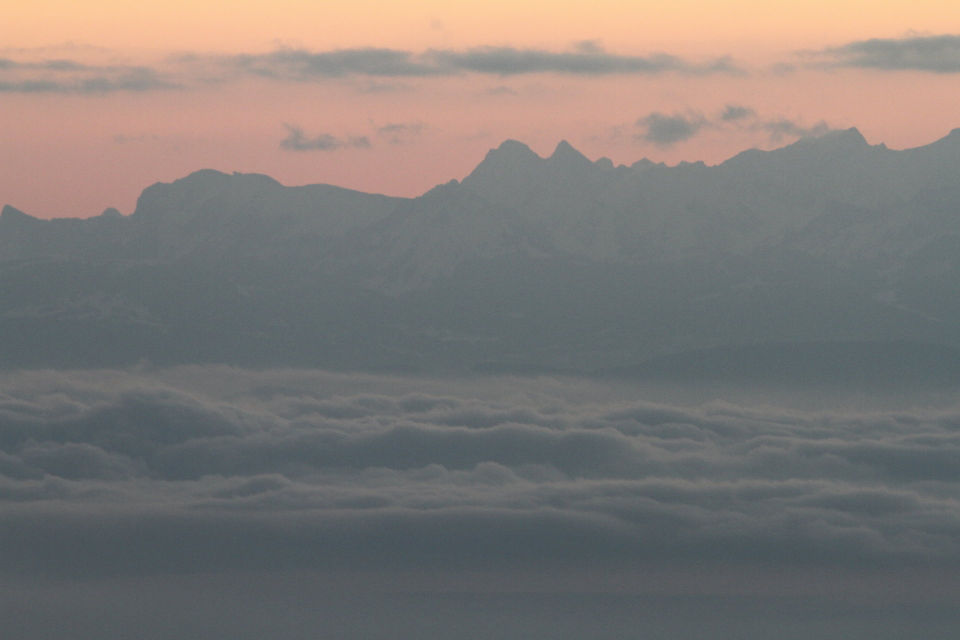
#> input picture stabilize/alpes/alpes_108.jpg, 1920 x 1280 px, given in place of tf2.mp4, which was not available (shown at 1/2 size)
$ python SIFT_track.py
#> lines starting #> are read from the running program, lines starting #| are printed output that depends on the picture; after the words box and inside, x2 and y2 are one past the last pixel; in counts of white or black regions, pixels touching at a corner belong together; pictures that were not available may be replaced by others from this repository, and a replacement may not be noted
### src/lib/tools.py
import cv2
import numpy as np


# [69 lines left out: functions concat_hor, concat_ver, concat_ver2, not called in this run]

### src/lib/logger.py
# coding=utf-8

import logging
import logging.handlers as handlers
import subprocess
import os
import time

from patterns.singleton import Singleton


class SizedTimedRotatingFileHandler(handlers.TimedRotatingFileHandler):
    """
    Handler for logging to a set of files, which switches from one file
    to the next when the current file reaches a certain size, or at certain
    timed intervals
    """
    # [31 lines left out: functions __init__, shouldRollover, not called in this run]


class Logger(Singleton):

    __log_filename = 'detector.log'
    __logger = None
    __log_file_path = "./"

    def __init__(self):
        pass

    def __call__(self):
        return self.__logger

    def critical(self, msg, *args, **kwargs):
        self.__logger.debug(msg, *args, **kwargs)

    def error(self, msg, *args, **kwargs):
        self.__logger.error(msg, *args, **kwargs)

    def warning(self, msg, *args, **kwargs):
        self.__logger.warning(msg, *args, **kwargs)

    def debug(self, msg, *args, **kwargs):
        self.__logger.debug(msg, *args, **kwargs)

    def info(self, msg, *args, **kwargs):
        self.__logger.info(msg, *args, **kwargs)

    # [43 lines left out: functions init_logger, log_command, not called in this run]

logger = Logger()  # simple alias without ugly brackets

### src/lib/patterns/singleton.py
# coding=utf-8

# works in Python 2 & 3
# noinspection PyArgumentList


class _Singleton(type):
    """ A metaclass that creates a Singleton base class when called. """
    _instances = {}

    # [5 lines left out: function __call__, not called in this run]


# noinspection PyClassHasNoInit
class Singleton(_Singleton('SingletonMeta', (object,), {})):
    pass

### tracks/SIFT_track.py
import os
import src.lib.tools as tl
import numpy as np
import cv2


def run_main():
    path = os.path.join(os.path.dirname(os.path.realpath(__file__)), 'tf2.mp4')
    # noinspection PyArgumentList
    cap = cv2.VideoCapture(path)

    first_roi = None
    prev_kp, prev_des = None, None

    while True:
        ret, frame = cap.read()
#> frame is the input picture: shape (1280, 1920, 3); mean B, G, R 117.8, 121, 126.2

        # Set the ROI (Region of Interest). Actually, this is a
        # rectangle that we're tracking
        c, r, w, h = 1270, 129, 50, 80
        roi = cv2.cvtColor(frame[r:r + h, c:c + w], cv2.COLOR_RGB2GRAY)
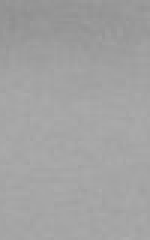
#> roi: shape (80, 50) (shown 3 times larger); min 143, max 172, mean 162
        # roi = frame[r:r + h, c:c + w]

        if first_roi is None:
            first_roi = roi.copy()
            # Initiate STAR detector
            sift = cv2.xfeatures2d.SIFT_create(nfeatures=80)
            prev_kp, prev_des = sift.detectAndCompute(first_roi, None)
#> prev_kp = (); prev_des = None

        # Initiate FAST object with default values
        fast = cv2.FastFeatureDetector_create(threshold=100)  # <--- Use it. It`s  Accurate

        # find and draw the keypoints
        fast_kp = fast.detect(roi)  # compute keypoints
#> fast_kp = ()
        fast_featured_roi = cv2.drawKeypoints(roi, fast_kp, None, color=(255, 0, 0))

        # Initiate STAR detector
        orb = cv2.ORB_create()

        # find the keypoints with ORB
        orb_kp = orb.detect(roi, None)
#> orb_kp = ()
        orb_featured_roi = cv2.drawKeypoints(roi, orb_kp, None, color=(0, 255, 0), flags=0)

        good = cv2.goodFeaturesToTrack(roi, 100, 0.3, 7, blockSize=7)
#> good = 31 rows, first 8: [35, 12], [31, 1], [6, 8], [2, 19], [44, 77], [32, 67], [47, 5], [27, 17]
        corners = np.float32(good)
#> corners has the same summary as good
        good_roi = roi.copy()

        for item in corners:
            x, y = item[0]
            cv2.circle(good_roi, (x, y), 2, 255, -1)
#> this loop made 31 passes
#> (x, y) on passes 1 to 12: (35, 12), (31, 1), (6, 8), (2, 19), (44, 77), (32, 67), (47, 5), (27, 17), (42, 12), (44, 66), (18, 49), (10, 30)
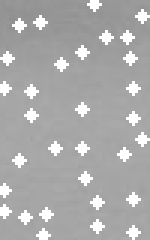
#> good_roi: shape (80, 50) (shown 3 times larger); 9.95% of pixels changed, all inside (x1, y1, x2, y2) = (0, 0, 50, 80)

        # Initiate STAR detector
        sift = cv2.xfeatures2d.SIFT_create(nfeatures=80)

        # find the keypoints with ORB
        sift_kp = sift.detect(roi, None)
#> sift_kp = ()
        sift_featured_roi = cv2.drawKeypoints(roi, sift_kp, None, color=(0, 255, 0), flags=0)

        kp, des = sift.detectAndCompute(roi, None)  # compute keypoints
#> kp = (); des = None

        # BFMatcher
        bf = cv2.BFMatcher()
        matches = bf.knnMatch(prev_des, des, k=2)
#> matches = ()

        # Apply ratio test
        good = []
        for m, n in matches:
            if m.distance < 0.75 * n.distance:
                good.append([m])
#> this loop made 0 passes
#> after the loop, good = []

        # Draw first 10 matches.
        roi_matches = cv2.drawMatchesKnn(first_roi, prev_kp, roi, kp, good, None, flags=2)
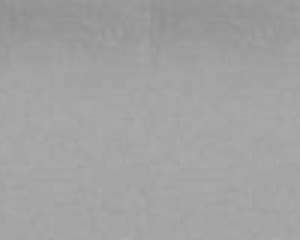
#> roi_matches: shape (80, 100, 3) (shown 3 times larger); min 143, max 172, mean 162

        multiply_roi = cv2.addWeighted(first_roi, 0.7, roi, 0.3, 0)

        cv2.imshow('Tracking', tl.concat_hor((
                                              cv2.resize(roi, (0, 0), fx=3, fy=3),
                                              cv2.resize(multiply_roi, (0, 0), fx=3, fy=3),
                                              cv2.resize(fast_featured_roi, (0, 0), fx=3, fy=3),
                                              cv2.resize(good_roi, (0, 0), fx=3, fy=3),
                                              cv2.resize(sift_featured_roi, (0, 0), fx=3, fy=3),
                                              cv2.resize(roi_matches, (0, 0), fx=3, fy=3),
                                              )))
#> the loop in concat_hor, `for img in imgs:` made 6 passes
#> after the loop in concat_hor, `for img in imgs:`: s = 1062
#> the loop in concat_hor, `for img in imgs:` made 6 passes
#> after the loop in concat_hor, `for img in imgs:`:
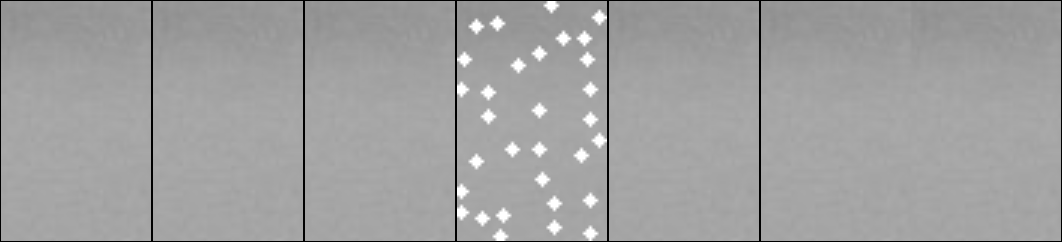
#> image: shape (242, 1062, 3) float64; min 0, max 255, mean 160.1

        if cv2.waitKey(1) & 0xFF == ord('q'):
#> (key q is pressed here)
            break

    cap.release()
    cv2.destroyAllWindows()


if __name__ == "__main__":
    run_main()

$ run again, on stabilize/alpes/alpes_122.jpg
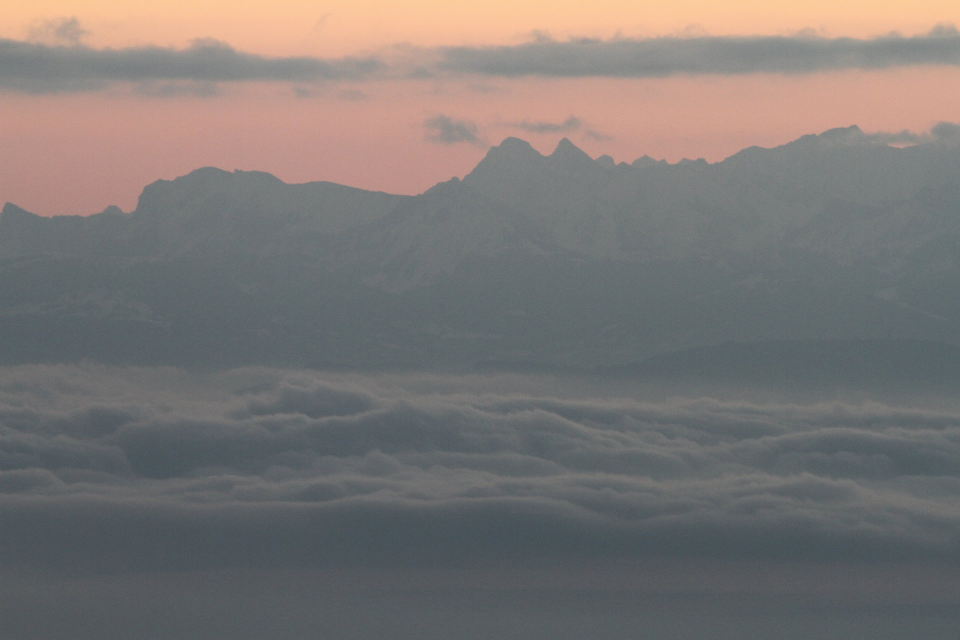
#> input picture stabilize/alpes/alpes_122.jpg, 1920 x 1280 px, given in place of tf2.mp4, which was not available (shown at 1/2 size)
#> in run_main, frame is the input picture: shape (1280, 1920, 3); mean B, G, R 116.1, 118.1, 122.8
#> prev_kp = (); prev_des = None
#> fast_kp = ()
#> in run_main, `good = cv2.goodFeaturesToTrack(roi, 100, 0.3, 7, blockSize=7)`: good = 27 rows, first 8: [30, 29], [38, 2], [24, 17], [16, 21], [29, 12], [33, 21], [45, 17], [28, 49]
#> corners has the same summary as good
#> the loop in run_main, `for item in corners:` made 27 passes
#> after the loop in run_main, `for item in corners:`:
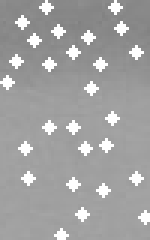
#> good_roi: shape (80, 50) (shown 3 times larger); min 129, max 255, mean 162
#> sift_kp = ()
#> des = None
#> matches = ()
#> after the loop in run_main, `for m, n in matches:`: good = []
#> the loop in concat_hor, `for img in imgs:` made 6 passes
#> after the loop in concat_hor, `for img in imgs:`: s = 1062
#> the loop in concat_hor, `for img in imgs:` made 6 passes
#> after the loop in concat_hor, `for img in imgs:`:
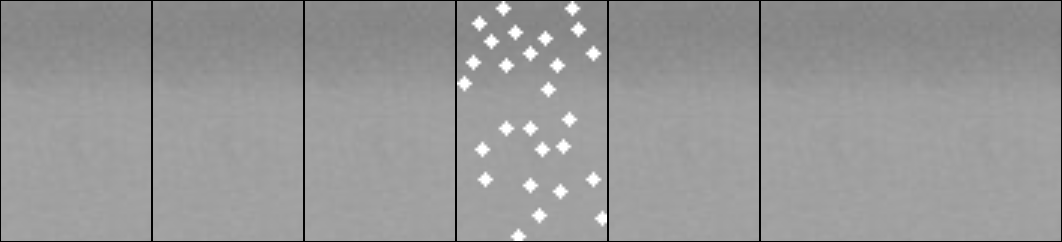
#> image: shape (242, 1062, 3) float64; min 0, max 255, mean 151.1

$ run again, on stabilize/alpes/alpes_123.jpg
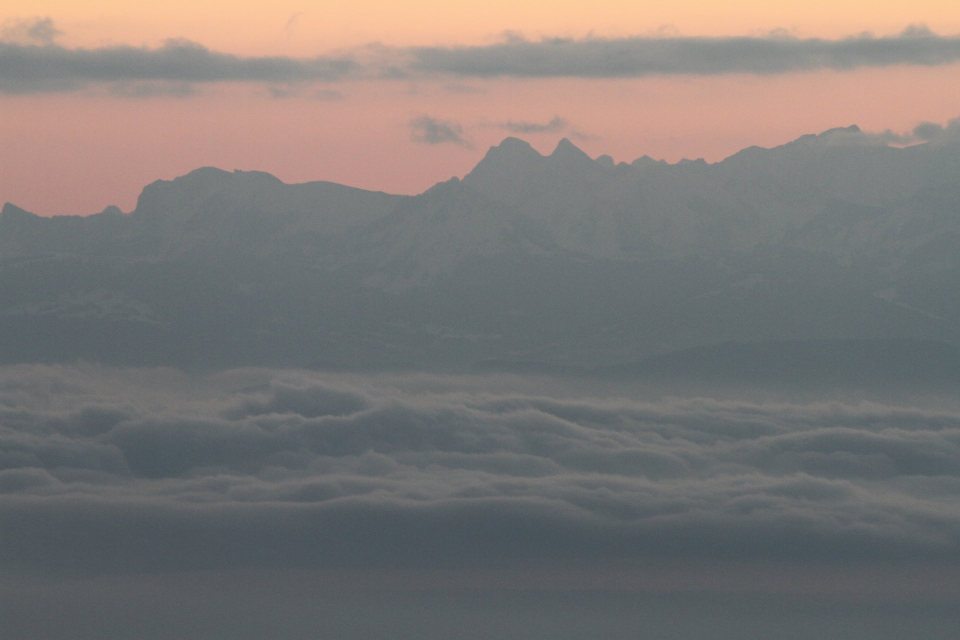
#> input picture stabilize/alpes/alpes_123.jpg, 1920 x 1280 px, given in place of tf2.mp4, which was not available (shown at 1/2 size)
#> in run_main, frame is the input picture: shape (1280, 1920, 3); mean B, G, R 117.5, 119.6, 124.1
#> prev_kp = (); prev_des = None
#> fast_kp = ()
#> in run_main, `good = cv2.goodFeaturesToTrack(roi, 100, 0.3, 7, blockSize=7)`: good = 31 rows, first 8: [22, 17], [34, 15], [13, 26], [41, 47], [7, 59], [2, 25], [9, 2], [21, 71]
#> corners has the same summary as good
#> the loop in run_main, `for item in corners:` made 31 passes
#> after the loop in run_main, `for item in corners:`:
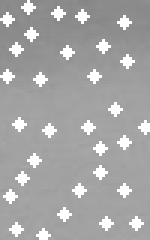
#> good_roi: shape (80, 50) (shown 3 times larger); min 133, max 255, mean 166
#> sift_kp = ()
#> des = None
#> matches = ()
#> after the loop in run_main, `for m, n in matches:`: good = []
#> the loop in concat_hor, `for img in imgs:` made 6 passes
#> after the loop in concat_hor, `for img in imgs:`: s = 1062
#> the loop in concat_hor, `for img in imgs:` made 6 passes
#> after the loop in concat_hor, `for img in imgs:`:
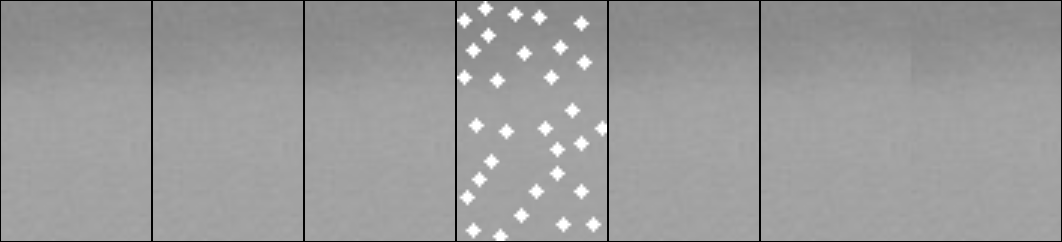
#> image: shape (242, 1062, 3) float64; min 0, max 255, mean 154.3

$ run again, on stabilize/alpes/alpes_135.jpg
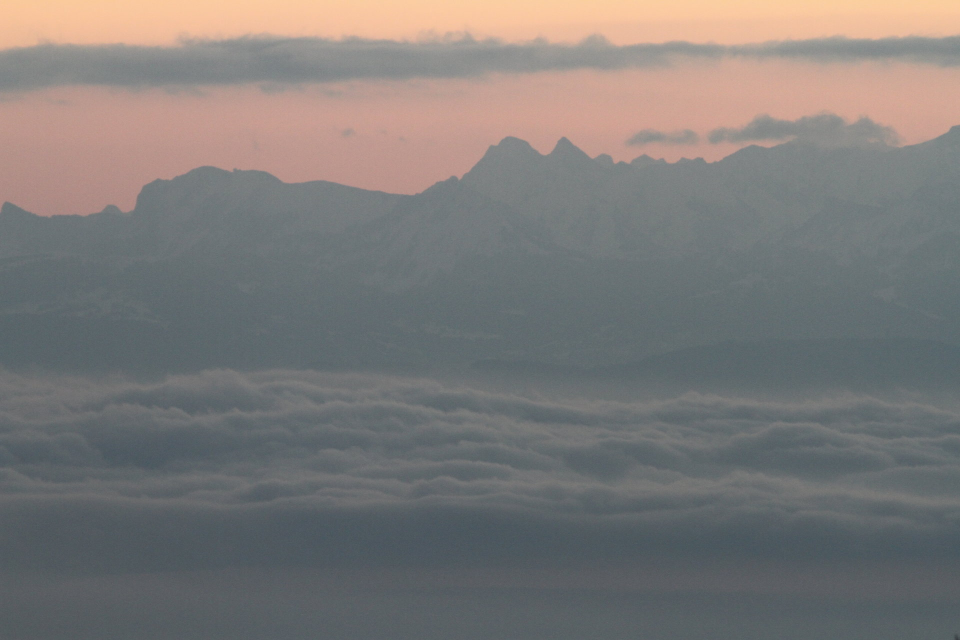
#> input picture stabilize/alpes/alpes_135.jpg, 1920 x 1280 px, given in place of tf2.mp4, which was not available (shown at 1/2 size)
#> in run_main, frame is the input picture: shape (1280, 1920, 3); mean B, G, R 119.7, 121.3, 124.1
#> prev_kp = (); prev_des = None
#> fast_kp = ()
#> in run_main, `good = cv2.goodFeaturesToTrack(roi, 100, 0.3, 7, blockSize=7)`: good = 26 rows, first 8: [10, 57], [25, 72], [44, 48], [2, 4], [8, 10], [27, 13], [15, 10], [47, 22]
#> corners has the same summary as good
#> the loop in run_main, `for item in corners:` made 26 passes
#> after the loop in run_main, `for item in corners:`:
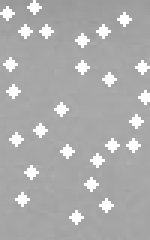
#> good_roi: shape (80, 50) (shown 3 times larger); min 151, max 255, mean 172.6
#> sift_kp = ()
#> des = None
#> matches = ()
#> after the loop in run_main, `for m, n in matches:`: good = []
#> the loop in concat_hor, `for img in imgs:` made 6 passes
#> after the loop in concat_hor, `for img in imgs:`: s = 1062
#> the loop in concat_hor, `for img in imgs:` made 6 passes
#> after the loop in concat_hor, `for img in imgs:`:
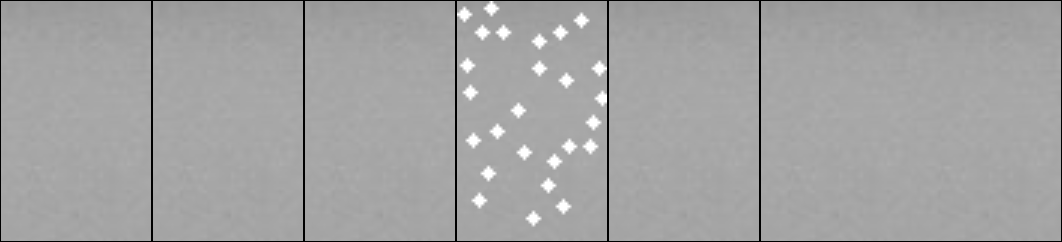
#> image: shape (242, 1062, 3) float64; min 0, max 255, mean 162.7
